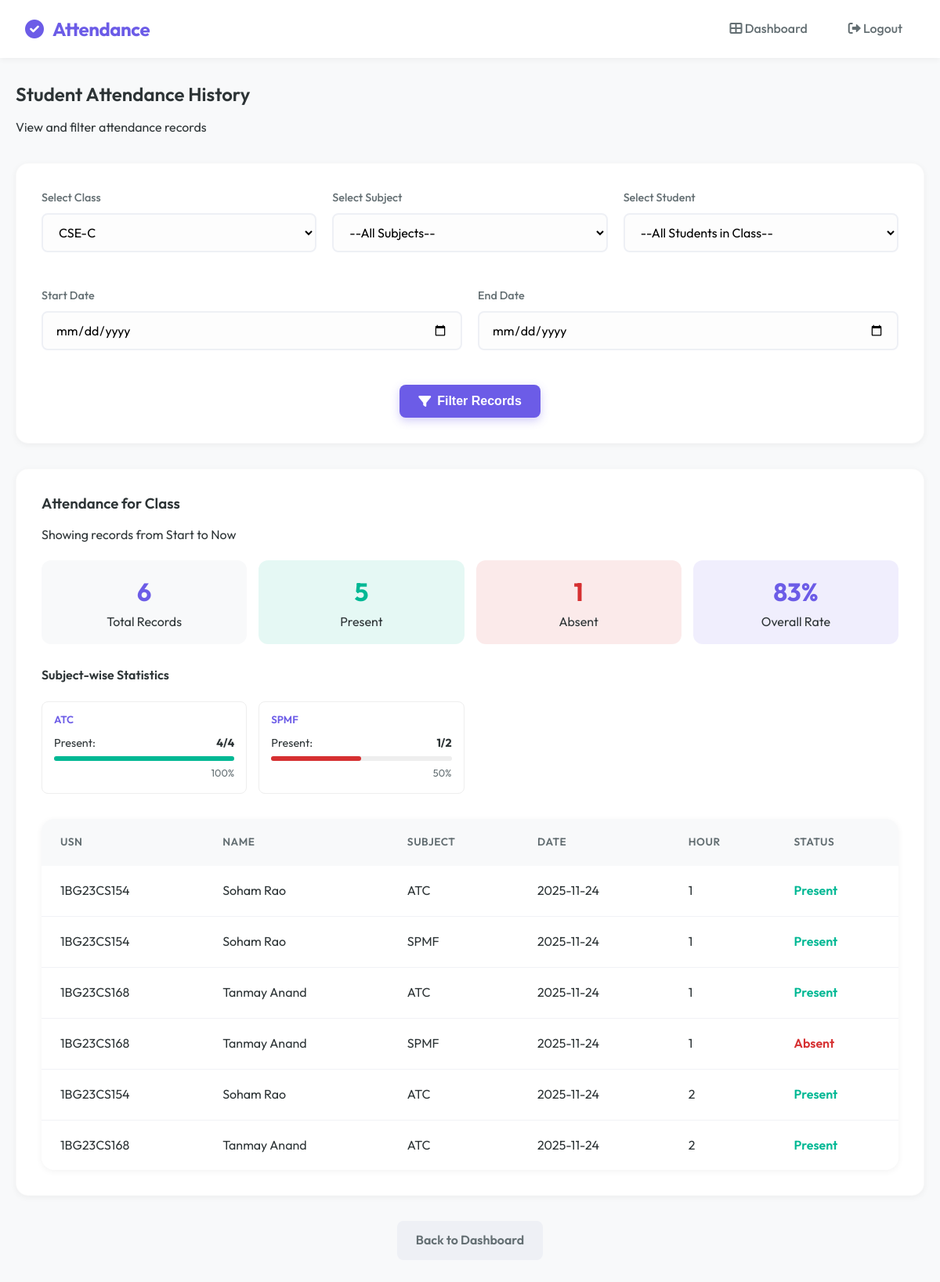
/admin/student_attendance_history?class_id=3 (signed in), run on an earlier commit of the app's database.
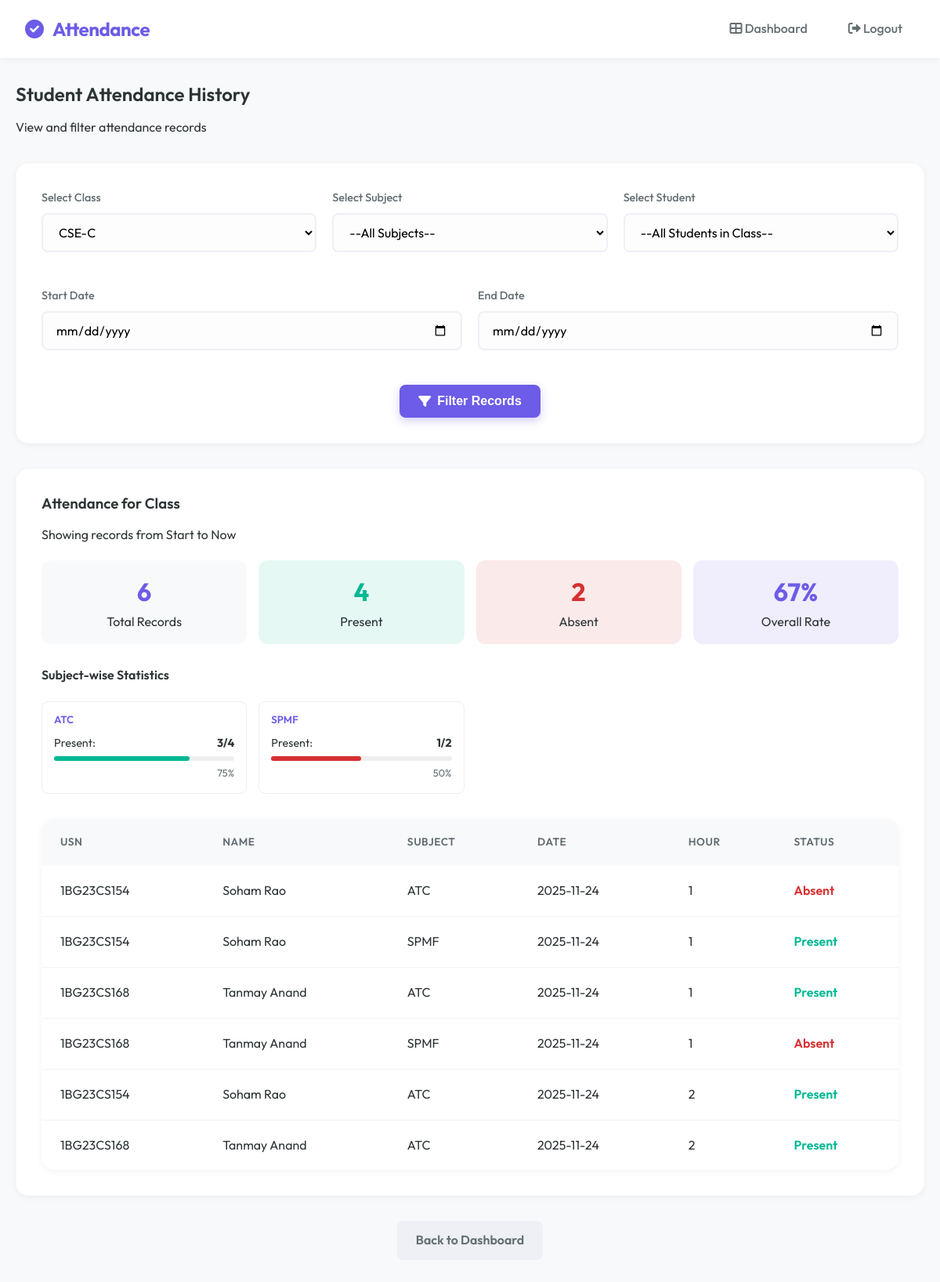
And on a later commit of the database.
### tables this page shows
CREATE TABLE attendance (
        id INTEGER PRIMARY KEY AUTOINCREMENT,
        student_id INTEGER,
        subject TEXT,
        date TEXT,
        status TEXT,
        hour INTEGER,
        previous_hash TEXT,
        current_hash TEXT
    );

CREATE TABLE students (
        id INTEGER PRIMARY KEY AUTOINCREMENT,
        usn TEXT UNIQUE,
        name TEXT,
        dob TEXT,
        class_id INTEGER,
        face_encoding BLOB
    );

### app.py (the view)
@app.route("/admin/student_attendance_history", methods=["GET", "POST"])
def student_attendance_history():
    role = session.get("role")
    if role not in ["admin", "teacher"]:
        return "Unauthorized", 403
    conn = sqlite3.connect('attendance.db')
    c = conn.cursor()
    if role == "teacher":
        teacher_id = session["username"]
        c.execute("""
            SELECT DISTINCT c.id, c.class_name
            FROM classes c
            JOIN teacher_assignments ta ON c.id = ta.class_id
            WHERE ta.teacher_id=?
        """, (teacher_id,))
    else:
        c.execute("SELECT id, class_name FROM classes ORDER BY class_name")
    classes = c.fetchall()
    selected_class_id = request.args.get("class_id") or request.form.get("class_id")
    selected_student_id = request.args.get("student_id") or request.form.get("student_id")
    selected_subject = request.args.get("subject") or request.form.get("subject")
    start_date = request.args.get("start_date") or request.form.get("start_date")
    end_date = request.args.get("end_date") or request.form.get("end_date")
    filtered_students, attendance_records, student_info, subjects = [], [], None, []
    if selected_class_id:
        try:
            cid = int(selected_class_id)
            if role == "teacher":
                teacher_id = session["username"]
                c.execute("""
                    SELECT subject FROM teacher_assignments
                    WHERE teacher_id=? AND class_id=?
                    ORDER BY subject
                """, (teacher_id, cid))
            else:
                c.execute("SELECT name FROM subjects WHERE class_id=? ORDER BY name", (cid,))
            subjects = [row[0] for row in c.fetchall()]
            c.execute("SELECT id, usn, name FROM students WHERE class_id=? ORDER BY name", (cid,))
            filtered_students = c.fetchall()
        except ValueError:
            pass
    if selected_student_id:
        c.execute("SELECT usn, name, class_name FROM students JOIN classes ON students.class_id = classes.id WHERE students.id=?", (selected_student_id,))
        student_info = c.fetchone()
        query = "SELECT subject, date, status, hour FROM attendance WHERE student_id=?"
        params = [selected_student_id]
        if selected_subject:
            query += " AND subject=?"
            params.append(selected_subject)
        if start_date and end_date:
            query += " AND date BETWEEN ? AND ?"
            params.extend([start_date, end_date])
        elif start_date:
            query += " AND date >= ?"
            params.append(start_date)
        elif end_date:
            query += " AND date <= ?"
            params.append(end_date)
        query += " ORDER BY date DESC, hour ASC"
        c.execute(query, params)
        attendance_records = c.fetchall()
    elif selected_class_id:
        query = """
            SELECT students.usn, students.name, attendance.subject, attendance.date, attendance.status, attendance.hour
            FROM attendance
            JOIN students ON attendance.student_id = students.id
            WHERE students.class_id=?
        """
        params = [selected_class_id]
        if selected_subject:
            query += " AND attendance.subject=?"
            params.append(selected_subject)
        if start_date and end_date:
            query += " AND attendance.date BETWEEN ? AND ?"
            params.extend([start_date, end_date])
        elif start_date:
            query += " AND attendance.date >= ?"
            params.append(start_date)
        elif end_date:
            query += " AND attendance.date <= ?"
            params.append(end_date)
        query += " ORDER BY attendance.date DESC, attendance.hour ASC, students.name ASC"
        c.execute(query, params)
        attendance_records = c.fetchall()
    subject_stats = {}
    for record in attendance_records:
        subj = record[0] if selected_student_id else record[2]
        status = record[2] if selected_student_id else record[4]
        if subj not in subject_stats:
            subject_stats[subj] = {
                'total': 0,
                'present': 0,
                'absent': 0,
                'percentage': 0
            }
        subject_stats[subj]['total'] += 1
        if status == 'Present':
            subject_stats[subj]['present'] += 1
        else:
            subject_stats[subj]['absent'] += 1
    for subj in subject_stats:
        subject_stats[subj]['percentage'] = round(
            (subject_stats[subj]['present'] / subject_stats[subj]['total'] * 100)
            if subject_stats[subj]['total'] > 0 else 0
        )
    total_records = len(attendance_records)
    present_count = sum(s['present'] for s in subject_stats.values())
    absent_count = total_records - present_count
    attendance_percentage = round((present_count / total_records * 100) if total_records > 0 else 0)
    conn.close()
    return render_template("student_attendance_history.html",
                           classes=classes, filtered_students=filtered_students,
                           subjects=subjects,
                           attendance_records=attendance_records,
                           selected_class_id=int(selected_class_id) if selected_class_id else None,
                           selected_student_id=int(selected_student_id) if selected_student_id else None,
                           selected_subject=selected_subject,
                           student_info=student_info, start_date=start_date, end_date=end_date,
                           total_records=total_records,
                           present_count=present_count,
                           absent_count=absent_count,
                           attendance_percentage=attendance_percentage,
                           subject_stats=subject_stats)

### templates/student_attendance_history.html (shortened to what this page needs)
{% extends "base.html" %}
{% block content %}
<div class="mb-4">
    <h2>Student Attendance History</h2>
    <p class="text-muted">View and filter attendance records</p>
</div>
<div class="card mb-4">
    <form method="GET" action="/admin/student_attendance_history">
        <div
            style="display: grid; grid-template-columns: repeat(auto-fit, minmax(200px, 1fr)); gap: 20px; margin-bottom: 20px;">
            <div class="form-group">
                <label for="class_id">Select Class</label>
                <select name="class_id" id="class_id" required onchange="this.form.submit()">
                    {% for cid, cname in classes %}
                    <option value="{{ cid }}" {% if selected_class_id==cid %}selected{% endif %}>{{ cname }}</option>
                    {% endfor %}
                </select>
            </div>
            <div class="form-group">
                <label for="subject">Select Subject</label>
                <select name="subject" id="subject" {% if not selected_class_id %}disabled{% endif %}
                    onchange="this.form.submit()">
                    <option value="">--All Subjects--</option>
                </select>
            </div>
            <div class="form-group">
                <label for="student_id">Select Student</label>
                <select name="student_id" id="student_id" {% if not selected_class_id %}disabled{% endif %}
                    onchange="this.form.submit()">
                    <option value="">--All Students in Class--</option>
                </select>
            </div>
        </div>
        <div style="display: grid; grid-template-columns: 1fr 1fr; gap: 20px; margin-bottom: 20px;">
            <div class="form-group">
                <label for="start_date">Start Date</label>
                <input type="date" name="start_date" value="{{ start_date or '' }}">
            </div>
            <div class="form-group">
                <label for="end_date">End Date</label>
                <input type="date" name="end_date" value="{{ end_date or '' }}">
            </div>
        </div>
        <div class="text-center">
            <button type="submit" class="btn btn-primary"><i class="fas fa-filter"></i> Filter Records</button>
        </div>
    </form>
</div>
{% if attendance_records %}
<div class="card mb-4">
    <div style="display: flex; justify-content: space-between; align-items: center; margin-bottom: 20px;">
        <div>
            {% if selected_student_id %}
            <h3>Attendance for {{ student_info[1] }} ({{ student_info[0] }})</h3>
            {% elif selected_class_id %}
            <h3>Attendance for Class</h3>
            {% endif %}
            <p class="text-muted">
                Showing records from {{ start_date or 'Start' }} to {{ end_date or 'Now' }}
            </p>
        </div>
    </div>
    <div class="dashboard-grid"
        style="grid-template-columns: repeat(auto-fit, minmax(150px, 1fr)); margin-top: 0; margin-bottom: 30px; gap: 15px;">
        <div style="text-align: center; padding: 15px; background: #f8f9fa; border-radius: 12px;">
            <div style="font-size: 2rem; font-weight: bold; color: var(--primary);">{{ total_records }}</div>
            <div class="text-muted">Total Records</div>
        </div>
        <div style="text-align: center; padding: 15px; background: rgba(0, 184, 148, 0.1); border-radius: 12px;">
            <div style="font-size: 2rem; font-weight: bold; color: var(--success);">{{ present_count }}</div>
            <div class="text-muted">Present</div>
        </div>
        <div style="text-align: center; padding: 15px; background: rgba(214, 48, 49, 0.1); border-radius: 12px;">
            <div style="font-size: 2rem; font-weight: bold; color: var(--error);">{{ absent_count }}</div>
            <div class="text-muted">Absent</div>
        </div>
        <div
            style="text-align: center; padding: 15px; background: rgba(108, 92, 231, 0.1); border-radius: 12px; display: flex; flex-direction: column; justify-content: center; align-items: center;">
            <div style="font-size: 2rem; font-weight: bold; color: var(--primary); word-break: break-word;">{{
                attendance_percentage }}%</div>
            <div class="text-muted">Overall Rate</div>
        </div>
    </div>
    {% if subject_stats %}
    <h4 class="mb-3">Subject-wise Statistics</h4>
    <div
        style="display: grid; grid-template-columns: repeat(auto-fill, minmax(250px, 1fr)); gap: 15px; margin-bottom: 30px;">
        {% for subject, stats in subject_stats.items() %}
        <div style="padding: 15px; border: 1px solid #eee; border-radius: 8px;">
            <h5 style="margin-bottom: 10px; color: var(--primary);">{{ subject }}</h5>
            <div style="display: flex; justify-content: space-between; font-size: 0.9rem; margin-bottom: 5px;">
                <span>Present:</span> <strong>{{ stats.present }}/{{ stats.total }}</strong>
            </div>
            <div style="width: 100%; background: #eee; height: 6px; border-radius: 3px;">
                <div
                    style="width: {{ stats.percentage }}%; background: {% if stats.percentage >= 75 %}var(--success){% elif stats.percentage >= 60 %}var(--warning){% else %}var(--error){% endif %}; height: 100%; border-radius: 3px;">
                </div>
            </div>
            <div style="text-align: right; font-size: 0.8rem; margin-top: 5px; color: var(--text-muted);">{{
                stats.percentage }}%</div>
        </div>
        {% endfor %}
    </div>
    {% endif %}
    <div class="table-container" style="width: 100%; overflow-x: auto;">
        <table>
            <thead>
                {% if selected_student_id %}
                <tr>
                    <th>Subject</th>
                    <th>Date</th>
                    <th>Hour</th>
                    <th>Status</th>
                </tr>
                {% else %}
                <tr>
                    <th>USN</th>
                    <th>Name</th>
                    <th>Subject</th>
                    <th>Date</th>
                    <th>Hour</th>
                    <th>Status</th>
                </tr>
                {% endif %}
            </thead>
            <tbody>
                {% for row in attendance_records %}
                {% if selected_student_id %}
                <tr>
                    <td>{{ row[0] }}</td>
                    <td>{{ row[1] }}</td>
                    <td>{{ row[3] }}</td>
                    <td>
                        <span class="{% if row[2] == 'Present' %}text-success{% else %}text-danger{% endif %}"
                            style="font-weight: 600;">
                            {{ row[2] }}
                        </span>
                    </td>
                </tr>
                {% else %}
                <tr>
                    <td>{{ row[0] }}</td>
                    <td>{{ row[1] }}</td>
                    <td>{{ row[2] }}</td>
                    <td>{{ row[3] }}</td>
                    <td>{{ row[5] }}</td>
                    <td>
                        <span class="{% if row[4] == 'Present' %}text-success{% else %}text-danger{% endif %}"
                            style="font-weight: 600;">
                            {{ row[4] }}
                        </span>
                    </td>
                </tr>
                {% endif %}
                {% endfor %}
            </tbody>
        </table>
    </div>
</div>
{% endif %}
<div class="text-center mt-4 mb-4">
    <a href="/dashboard" class="btn btn-secondary">Back to Dashboard</a>
</div>
{% endblock %}

### templates/base.html (shortened to what this page needs)
<!DOCTYPE html>
<html lang="en">
<head>
    <link rel="stylesheet" href="{{ url_for('static', filename='style.css') }}">
    <link rel="stylesheet" href="https://cdnjs.cloudflare.com/ajax/libs/font-awesome/6.0.0/css/all.min.css">
</head>
<body>
    <nav class="navbar">
        <div class="navbar-brand">
            <i class="fas fa-check-circle" style="margin-right: 8px;"></i> Attendance
        </div>
        <div class="navbar-nav">
            <a href="/dashboard"><i class="fas fa-th-large"></i> Dashboard</a>
            <a href="/logout"><i class="fas fa-sign-out-alt"></i> Logout</a>
        </div>
    </nav>
    <div class="container mt-4">
        {% block content %}{% endblock %}
    </div>
</body>
</html>

What changed in the data, as far as the page shows it:
changed attendance (number 1 of 6 on the later page): present "4" → "3"; {{ stats.percentage }} 100 → 75 (drawn); percentage "100" → "75"; status "Present" → "Absent"
Also different on the page:
{{ present_count }}: "5" → "4"
{{ absent_count }}: "1" → "2"
{{ attendance_percentage }}: "83" → "67"
